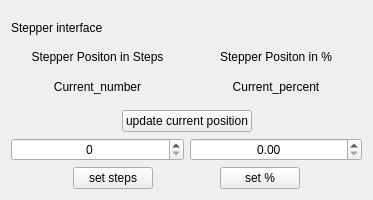
<?xml version="1.0" encoding="UTF-8"?>
<ui version="4.0">
 <class>Form</class>
 <widget class="QWidget" name="Form">
  <property name="enabled">
   <bool>true</bool>
  </property>
  <property name="geometry">
   <rect>
    <x>0</x>
    <y>0</y>
    <width>373</width>
    <height>200</height>
   </rect>
  </property>
  <property name="minimumSize">
   <size>
    <width>0</width>
    <height>200</height>
   </size>
  </property>
  <property name="windowTitle">
   <string>Form</string>
  </property>
  <layout class="QVBoxLayout" name="verticalLayout_2">
   <item>
    <widget class="QLabel" name="title_label">
     <property name="sizePolicy">
      <sizepolicy hsizetype="MinimumExpanding" vsizetype="Minimum">
       <horstretch>0</horstretch>
       <verstretch>0</verstretch>
      </sizepolicy>
     </property>
     <property name="text">
      <string>Stepper interface</string>
     </property>
    </widget>
   </item>
   <item>
    <layout class="QVBoxLayout" name="verticalLayout">
     <item>
      <layout class="QHBoxLayout" name="horizontalLayout">
       <item>
        <layout class="QVBoxLayout" name="verticalLayout_3">
         <item>
          <layout class="QHBoxLayout" name="horizontalLayout_6">
           <property name="topMargin">
            <number>0</number>
           </property>
           <item>
            <widget class="QLabel" name="label_2">
             <property name="text">
              <string>Stepper Positon in Steps</string>
             </property>
             <property name="alignment">
              <set>Qt::AlignCenter</set>
             </property>
            </widget>
           </item>
           <item>
            <widget class="QLabel" name="label">
             <property name="text">
              <string>Stepper Positon in %</string>
             </property>
             <property name="alignment">
              <set>Qt::AlignCenter</set>
             </property>
            </widget>
           </item>
          </layout>
         </item>
         <item>
          <layout class="QHBoxLayout" name="horizontalLayout_5">
           <property name="topMargin">
            <number>10</number>
           </property>
           <item>
            <widget class="QLabel" name="current_number">
             <property name="text">
              <string>Current_number</string>
             </property>
             <property name="alignment">
              <set>Qt::AlignCenter</set>
             </property>
            </widget>
           </item>
           <item>
            <widget class="QLabel" name="current_percent">
             <property name="text">
              <string>Current_percent</string>
             </property>
             <property name="alignment">
              <set>Qt::AlignCenter</set>
             </property>
            </widget>
           </item>
          </layout>
         </item>
         <item>
          <layout class="QHBoxLayout" name="horizontalLayout_2">
           <property name="topMargin">
            <number>10</number>
           </property>
           <item>
            <spacer name="horizontalSpacer">
             <property name="orientation">
              <enum>Qt::Horizontal</enum>
             </property>
             <property name="sizeHint" stdset="0">
              <size>
               <width>40</width>
               <height>20</height>
              </size>
             </property>
            </spacer>
           </item>
           <item>
            <widget class="QPushButton" name="current_button">
             <property name="minimumSize">
              <size>
               <width>0</width>
               <height>20</height>
              </size>
             </property>
             <property name="text">
              <string>update current position</string>
             </property>
            </widget>
           </item>
           <item>
            <spacer name="horizontalSpacer_2">
             <property name="orientation">
              <enum>Qt::Horizontal</enum>
             </property>
             <property name="sizeHint" stdset="0">
              <size>
               <width>40</width>
               <height>20</height>
              </size>
             </property>
            </spacer>
           </item>
          </layout>
         </item>
         <item>
          <layout class="QHBoxLayout" name="horizontalLayout_3">
           <item>
            <widget class="QSpinBox" name="move_spinBox">
             <property name="alignment">
              <set>Qt::AlignCenter</set>
             </property>
             <property name="value">
              <number>0</number>
             </property>
            </widget>
           </item>
           <item>
            <widget class="QDoubleSpinBox" name="move_percent_doubleSpinBox">
             <property name="alignment">
              <set>Qt::AlignCenter</set>
             </property>
            </widget>
           </item>
          </layout>
         </item>
         <item>
          <layout class="QHBoxLayout" name="horizontalLayout_4">
           <property name="topMargin">
            <number>0</number>
           </property>
           <item>
            <spacer name="horizontalSpacer_4">
             <property name="orientation">
              <enum>Qt::Horizontal</enum>
             </property>
             <property name="sizeHint" stdset="0">
              <size>
               <width>40</width>
               <height>20</height>
              </size>
             </property>
            </spacer>
           </item>
           <item>
            <widget class="QPushButton" name="setsteps_pushButton">
             <property name="text">
              <string>set steps</string>
             </property>
            </widget>
           </item>
           <item>
            <spacer name="horizontalSpacer_3">
             <property name="orientation">
              <enum>Qt::Horizontal</enum>
             </property>
             <property name="sizeHint" stdset="0">
              <size>
               <width>40</width>
               <height>20</height>
              </size>
             </property>
            </spacer>
           </item>
           <item>
            <widget class="QPushButton" name="setpercent_pushButton">
             <property name="text">
              <string>set %</string>
             </property>
            </widget>
           </item>
           <item>
            <spacer name="horizontalSpacer_5">
             <property name="orientation">
              <enum>Qt::Horizontal</enum>
             </property>
             <property name="sizeHint" stdset="0">
              <size>
               <width>40</width>
               <height>20</height>
              </size>
             </property>
            </spacer>
           </item>
          </layout>
         </item>
        </layout>
       </item>
      </layout>
     </item>
    </layout>
   </item>
  </layout>
 </widget>
 <resources/>
 <connections/>
</ui>
